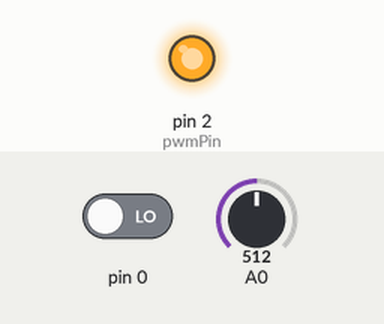
Simulated run of this sketch. Board: Arduino Uno, built with avr-gcc and run on an emulated ATmega328P. On the bench: output pins drawn as LEDs (lit = HIGH). The inputs (shaded band) are chosen by the test bench; at power-on: A0 = 512, pin 0 LOW.

Above: at 1.2 s.
1.3 s: A0 set to 883
2.8 s: A0 set to 917
At 3.1 s:
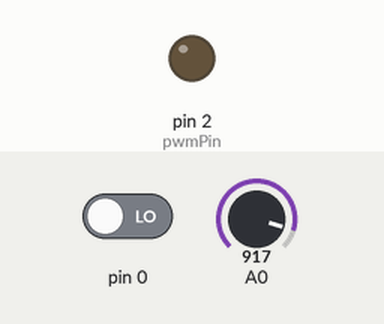
4.3 s: A0 set to 900
At 5.5 s:
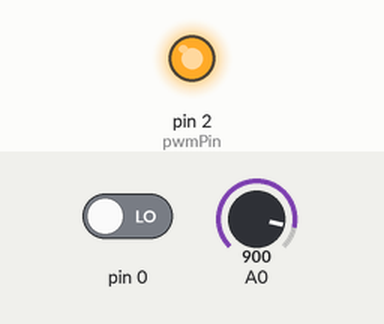
5.8 s: A0 set to 1023
At 6.6 s:
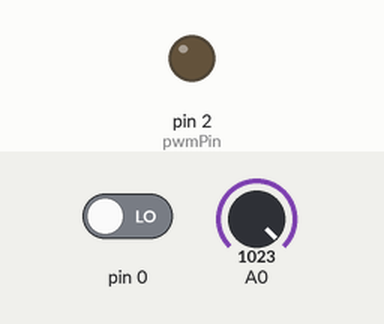
Timing chart, 0 to 8.3 s (numbered marks = the images above; inputs shaded):
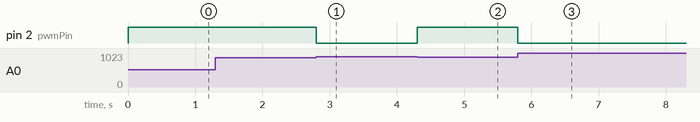

The sketch:

dry_joystick.ino
```cpp
const int pwmPin = 2;

void setup() {
  pinMode (0 , INPUT);
  pinMode(pwmPin, OUTPUT);
}

void loop() {
  int value = analogRead(A0);
  int digital = digitalRead(0);

  if(value <= 900){
    digitalWrite(pwmPin, HIGH);
  }else{
    digitalWrite(pwmPin, LOW);
  }
}
```

Measured:
- the behaviour switches between 900 and 901 on A0 (found by bisection; images 0 and 1)
- after the input at 1.3 s, every drawn part: stays the same
- after the input at 2.8 s, pin 2 (pwmPin): HIGH → LOW at once
- after the input at 4.3 s, pin 2 (pwmPin): LOW → HIGH at once
- after the input at 5.8 s, pin 2 (pwmPin): HIGH → LOW at once
